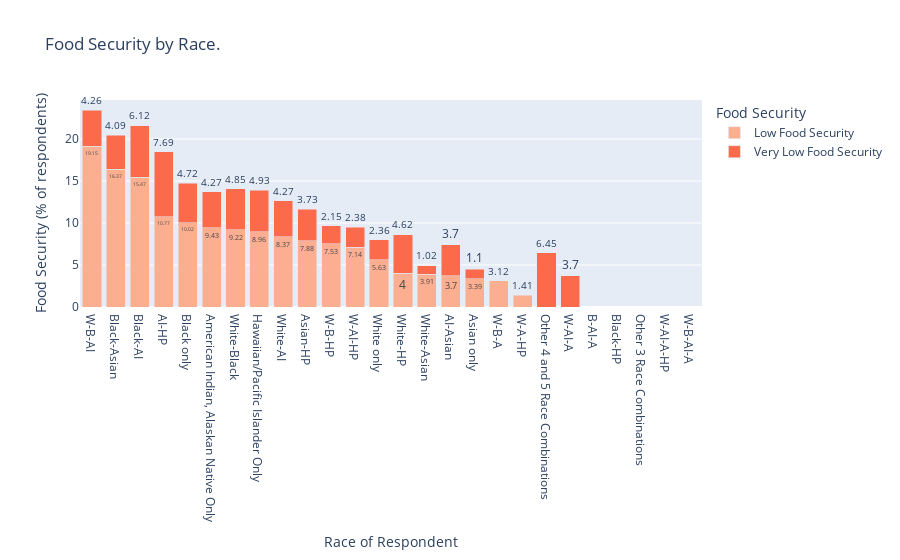

This figure's notebook cell:
### Code cell
df3 = race_foodsec_grp.unstack()
labels={'value':'Food Security (% of respondents)', 'variable':'Food Security'}
fig = px.bar(df3.reset_index().sort_values(by=['Low Food Security', 'Very Low Food Security'], ascending=False),
             x='Race of Respondent', 
             y=['Low Food Security', 'Very Low Food Security'],
             labels=labels, 
             barmode='stack', 
             title='''Food Security by Race.
                    ''',
             text_auto=True,             
             color_discrete_sequence=[ "#fcae91", "#fb6a4a", "#cb181d"])
fig.update_traces(textfont_size=12, textangle=0, textposition="outside", cliponaxis=False)
fig.show()

### Figure 1 — Plotly figure (JSON) as saved in the notebook; plotly's stock layout.template omitted (floating-point values rounded to 4 significant figures)
{"data": [{"alignmentgroup": "True", "cliponaxis": false, "hovertemplate": "Food Security=Low Food Security<br>Race of Respondent=%{x}<br>Food Security (% of respondents)=%{y}<extra></extra>", "legendgroup": "Low Food Security", "marker": {"color": "#fcae91", "pattern": {"shape": ""}}, "name": "Low Food Security", "offsetgroup": "Low Food Security", "orientation": "v", "showlegend": true, "textangle": 0, "textfont": {"size": 12}, "textposition": "outside", "texttemplate": "%{y}", "type": "bar", "x": ["W-B-AI", "Black-Asian", "Black-AI", "AI-HP", "Black only", "American Indian, Alaskan Native Only", "White-Black", "Hawaiian/Pacific Islander Only", "White-AI", "Asian-HP", "W-B-HP", "W-AI-HP", "White only", "White-HP", "White-Asian", "AI-Asian", "Asian only", "W-B-A", "W-A-HP", "Other 4 and 5 Race Combinations", "W-AI-A", "B-AI-A", "Black-HP", "Other 3 Race Combinations", "W-AI-A-HP", "W-B-AI-A"], "xaxis": "x", "y": [19.15, 16.37, 15.47, 10.77, 10.02, 9.43, 9.22, 8.96, 8.37, 7.88, 7.53, 7.14, 5.63, 4, 3.91, 3.7, 3.39, 3.12, 1.41, null, null, null, null, null, null, null], "yaxis": "y"}, {"alignmentgroup": "True", "cliponaxis": false, "hovertemplate": "Food Security=Very Low Food Security<br>Race of Respondent=%{x}<br>Food Security (% of respondents)=%{y}<extra></extra>", "legendgroup": "Very Low Food Security", "marker": {"color": "#fb6a4a", "pattern": {"shape": ""}}, "name": "Very Low Food Security", "offsetgroup": "Very Low Food Security", "orientation": "v", "showlegend": true, "textangle": 0, "textfont": {"size": 12}, "textposition": "outside", "texttemplate": "%{y}", "type": "bar", "x": ["W-B-AI", "Black-Asian", "Black-AI", "AI-HP", "Black only", "American Indian, Alaskan Native Only", "White-Black", "Hawaiian/Pacific Islander Only", "White-AI", "Asian-HP", "W-B-HP", "W-AI-HP", "White only", "White-HP", "White-Asian", "AI-Asian", "Asian only", "W-B-A", "W-A-HP", "Other 4 and 5 Race Combinations", "W-AI-A", "B-AI-A", "Black-HP", "Other 3 Race Combinations", "W-AI-A-HP", "W-B-AI-A"], "xaxis": "x", "y": [4.26, 4.09, 6.12, 7.69, 4.72, 4.27, 4.85, 4.93, 4.27, 3.73, 2.15, 2.38, 2.36, 4.62, 1.02, 3.7, 1.1, null, null, 6.45, 3.7, null, null, null, null, null], "yaxis": "y"}], "layout": {"barmode": "stack", "legend": {"title": {"text": "Food Security"}, "tracegroupgap": 0}, "title": {"text": "Food Security by Race.\n                    "}, "xaxis": {"anchor": "y", "domain": [0, 1], "title": {"text": "Race of Respondent"}}, "yaxis": {"anchor": "x", "domain": [0, 1], "title": {"text": "Food Security (% of respondents)"}}}}
